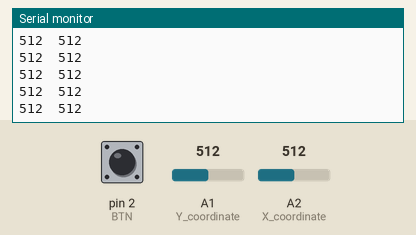
A sketch run on a simulated Arduino Uno, built with avr-gcc and run on an emulated ATmega328P. Parts: the last lines printed to the serial monitor. Inputs (shaded band) come from the test bench; at power-on: pin 2 (BTN) LOW, A2 (X_coordinate) = 512, A1 (Y_coordinate) = 512.

Above: at 1.2 s.
1.3 s: pin 2 (BTN) pulled HIGH for 0.15 s
2.9 s: A2 (X_coordinate) set to 1023
At 3.8 s:
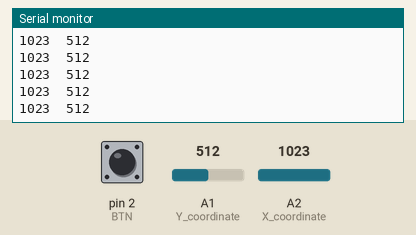
5.9 s: A1 (Y_coordinate) set to 0
At 6.9 s:
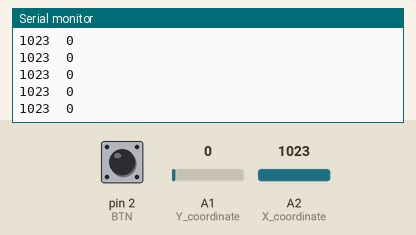
8.9 s: A1 (Y_coordinate) set to 122
At 9.7 s:
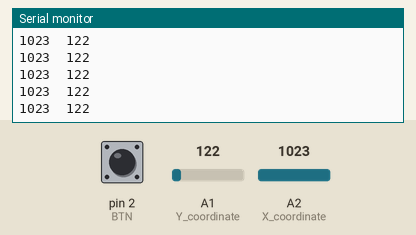
11.9 s: A2 (X_coordinate) set to 900
At 12.4 s:
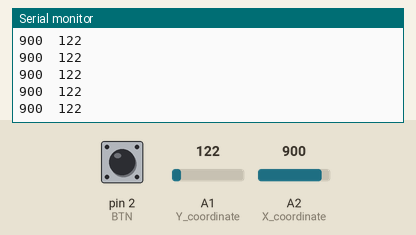
14.9 s: pin 2 (BTN) pulled HIGH for 0.15 s
Timing chart, 0 to 17.9 s (numbered marks = the images above; inputs shaded):
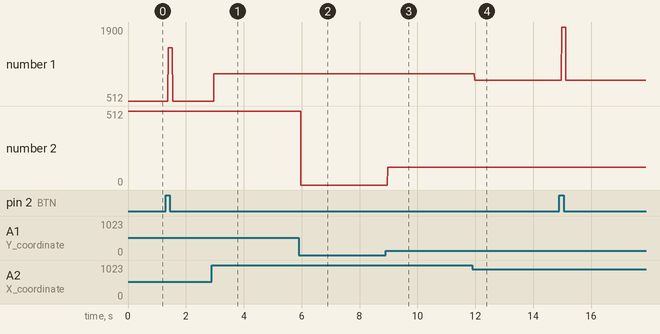

Measured:
- after the input at 2.9 s, the serial monitor: prints a new line after 0.07 s (image 1)
- after the input at 5.9 s, the serial monitor: prints a new line after 0.08 s (image 2)
- after the input at 8.9 s, the serial monitor: prints a new line after 0.07 s (image 3)
- after the input at 11.9 s, the serial monitor: prints a new line after 0.08 s (image 4)
- plotted number 1: 512 → 1023 after the input at 2.9 s, 1023 → 900 after the input at 11.9 s
- plotted number 2: 512 → 0 after the input at 5.9 s, 0 → 122 after the input at 8.9 s

The sketch:

JoystickRead.ino
```cpp
#define BTN 2 // Пин кнопки
#define Y_coordinate A1 // Пин координаты Y
#define X_coordinate A2 // Пин координаты X

void setup() {
  Serial.begin(9600);
}

void loop() {

  boolean BTNState = digitalRead(BTN); // считываем состояние кнопки
  if (BTNState) {
    Serial.println("Button State: ");
    Serial.print(BTNState);
  }

  int X = analogRead(X_coordinate);              // считываем значение оси Х
  int Y = analogRead(Y_coordinate);              // считываем значение оси Y

  Serial.print(X);                       // выводим в Serial Monitor
  Serial.print("\t");                    // табуляция
  Serial.println(Y);
}
```
